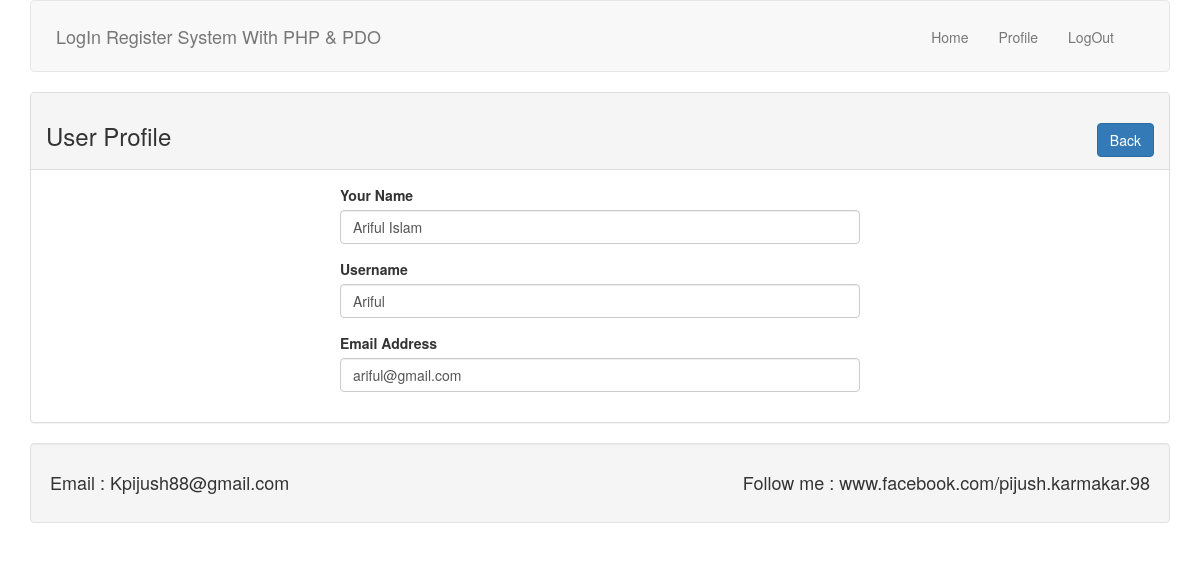
The app's page /profile.php?id=2 (signed in) with its own data.
### tables this page shows
CREATE TABLE `users` (
  `id` int(11) NOT NULL,
  `name` varchar(255) NOT NULL,
  `username` varchar(255) NOT NULL,
  `email` varchar(255) NOT NULL,
  `password` varchar(255) NOT NULL
);

### lib/User.php (called while the page is built, shortened)
<?php
 include 'Database.php';
  class User {
  	private $db;
  	public function __construct(){
  		  $this->db = new Database();
  	}
    public function getUserById($id){
             $sql = "SELECT * FROM users WHERE id = :id LIMIT 1";
               $query = $this->db->pdo->prepare($sql);
               $query->bindValue(':id', $id);
               $query->execute();
               $result = $query->fetch(PDO::FETCH_OBJ);
               return $result;
    }
}
 ?>

### lib/Database.php (called while the page is built)
<?php
  class Database{
  	private $dbhost = "localhost";
  	private $dbuser = "root";
  	private $dbpass="";
  	private $dbname="db_loginregister";
  	public $pdo;
  	public function __construct(){
           if(!isset($this->pdo)){
           	  try{
                  $link = new PDO("mysql:host=".$this->dbhost.";dbname=".$this->dbname,$this->dbuser,$this->dbpass);
                  $link->setAttribute(PDO::ATTR_ERRMODE, PDO::ERRMODE_EXCEPTION);
                  $link->exec("SET CHARACTER SET utf8");
                  $this->pdo = $link;
           	  }
           	  catch(PDOEception $e){
                   die("Failed to connect with database". $e->getMessage());
           	  }
           }
  	}
  }
 ?>

### profile.php (the view, shortened to what this page needs)
<?php
include 'inc/header.php';
include 'lib/User.php';
 ?>
<div class="user-table">
	<div class="container">
	<?php
     if(isset($_GET['id']) ){
           $userid = (int)$_GET['id'];
     }
    $user = new User();
	 ?>
		 <div class="panel panel-default">
				<div class="panel-heading">
					<h3>User Profile <span class="pull-right"><a class="btn btn-primary" href="index.php">Back</a></span></h3>
				</div>
                <div class="panel-body" style="width:550px; margin: 0 auto;">
             <?php
                 $userdata = $user->getUserById($userid);
                 if($userdata){
              ?>
                <form action="" method="POST" >
                       <div class="form-group">
		                    <label for="name">Your Name</label>
	                        <input type="text" class="form-control" placeholder="Enter your name" name="name" id="name" value="<?php echo $userdata->name ?>">
	                    </div>
	                    <div class="form-group">
		                    <label for="username">Username</label>
	                        <input type="text" class="form-control" placeholder="Enter username" name="username" id="username" value="<?php echo $userdata->username ?>">
	                    </div>
                	   <div class="form-group">
		                    <label for="email">Email Address</label>
	                        <input type="text" class="form-control" placeholder="Enter your email" name="email" id="email" value="<?php echo $userdata->email ?>">
	                    </div>
                </form>
                <?php  } ?>
                </div>
         </div>
	</div>
</div>
<?php
include 'inc/footer.php';
 ?>

### records on screen
users: name "Ariful Islam", username "Ariful", email "ariful@gmail.com"
